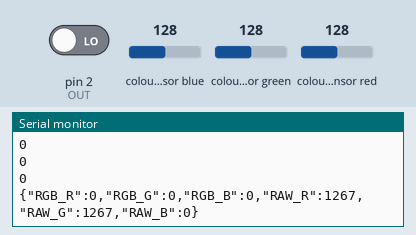
Recording of a sketch running on a simulated Arduino Uno, built with avr-gcc and run on an emulated ATmega328P. On the bench: the last lines printed to the serial monitor. Wiring (inferred from the names in the program): TCS3200 colour sensor: output pin 2; S2 pin 4; S3 pin 3; S0 pin 6; S1 pin 5. The test bench sets the inputs (shaded band); at power-on: colour sensor blue 128, colour sensor green 128, colour sensor red 128, pin 2 (OUT) LOW.

Above: at 1.6 s.
1.7 s: colour sensor blue set to 5
At 1.86 s:
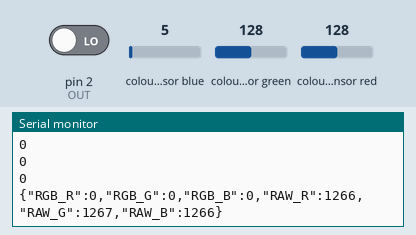
3.2 s: colour sensor green set to 5
At 3.47 s:
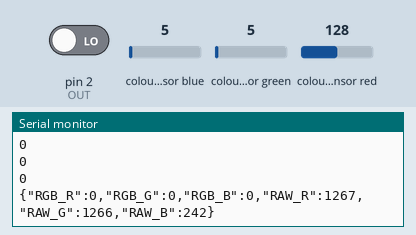
4.7 s: colour sensor red set to 5
At 5.08 s:
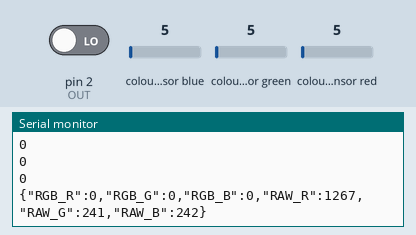
Timing chart, 0 to 7.7 s (numbered marks = the images above; inputs shaded):
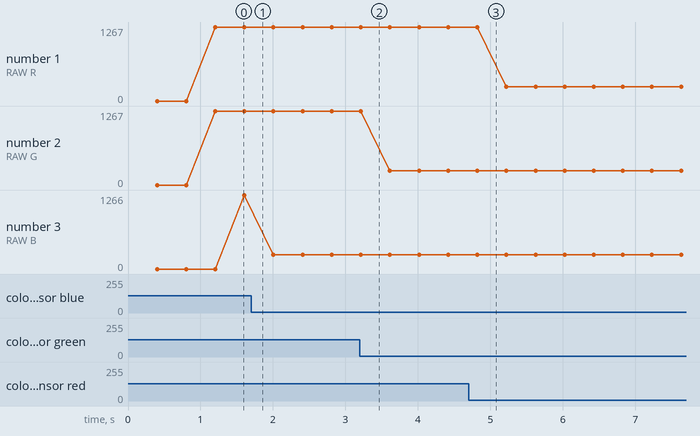

The sketch:

tcs3200_sample.ino
```cpp
//http://smart-prototyping.com/GY-31-TCS230-TCS3200-Color-Sensor-Recognition-Module-for-Arduino.html
//http://www.elecfreaks.com/1666.html
/***************
Arduino UNO                                Color Sensor
Digital 6                 -                     S0
Digital 5                 -                     S1
Digital 4                 -                    S2
Digital 3                 -                     S3
Digital 2                 -                     OUT
VCC                      -                     VCC
GND                      -                    GND*/

#include <TimerOne.h>

#define S0     6   // Please notice the Pin's define
#define S1     5
#define S2     4
#define S3     3
#define OUT    2

int   g_count = 0;    // count the frequecy
int   g_array[3];     // store the RGB value
int   g_flag = 0;     // filter of RGB queue
float g_SF[3];        // save the RGB Scale factor

String jsonString;

// Init TSC230 and setting Frequency.
void TSC_Init()
{
  pinMode(S0, OUTPUT);
  pinMode(S1, OUTPUT);
  pinMode(S2, OUTPUT);
  pinMode(S3, OUTPUT);
  pinMode(OUT, INPUT);

  digitalWrite(S0, LOW);  // OUTPUT FREQUENCY SCALING 2%
  digitalWrite(S1, HIGH);
}

// Select the filter color
void TSC_FilterColor(int Level01, int Level02)
{
  if(Level01 != 0)
    Level01 = HIGH;

  if(Level02 != 0)
    Level02 = HIGH;

  digitalWrite(S2, Level01);
  digitalWrite(S3, Level02);
}

void TSC_Count()
{
  g_count ++ ;
}

void TSC_Callback()
{
  switch(g_flag)
  {
    case 0:
         //Serial.println("->WB Start");
         TSC_WB(LOW, LOW);              //Filter without Red
         break;
    case 1:
         //Serial.print("->Frequency R=");
         //Serial.println(g_count);
         g_array[0] = g_count;
         TSC_WB(HIGH, HIGH);            //Filter without Green
         break;
    case 2:
         //Serial.print("->Frequency G=");
         //Serial.println(g_count);
         g_array[1] = g_count;
         TSC_WB(LOW, HIGH);             //Filter without Blue
         break;

    case 3:
         //Serial.print("->Frequency B=");
         //Serial.println(g_count);
         //Serial.println("->WB End");
         g_array[2] = g_count;
         TSC_WB(HIGH, LOW);             //Clear(no filter)
         break;
   default:
         g_count = 0;
         break;
  }
}

void TSC_WB(int Level0, int Level1)      //White Balance
{
  g_count = 0;
  g_flag ++;
  TSC_FilterColor(Level0, Level1);
  Timer1.setPeriod(100000);             // set 1s period
}

void setup()
{
  TSC_Init();
  Serial.begin(115200);
  Timer1.initialize();             // defaulte is 1s
  Timer1.attachInterrupt(TSC_Callback);
  attachInterrupt(0, TSC_Count, RISING);

  delay(400);

  //for(int i=0; i<3; i++)
    //Serial.println(g_array[i]);

  g_SF[0] = 255.0/ g_array[0];     //R Scale factor
  g_SF[1] = 255.0/ g_array[1] ;    //G Scale factor
  g_SF[2] = 255.0/ g_array[2] ;    //B Scale factor

  //Serial.println(g_SF[0]);
  //Serial.println(g_SF[1]);
  //Serial.println(g_SF[2]);


}

void loop()
{
   g_flag = 0;
   for(int i=0; i<3; i++)
    Serial.println(int(g_array[i] * g_SF[i]));

      Serial.print("{\"RGB_R\":");
      Serial.print(int(g_array[0] * g_SF[0]));
      Serial.print(",\"RGB_G\":");
      Serial.print(int(g_array[1] *  g_SF[1]));
      Serial.print(",\"RGB_B\":");
      Serial.print(int(g_array[2] *  g_SF[2]));
      Serial.print(",\"RAW_R\":");
      Serial.print( g_array[0]);
      Serial.print(",\"RAW_G\":");
      Serial.print( g_array[1]);
      Serial.print(",\"RAW_B\":");
      Serial.print( g_array[2]);
      Serial.println("}");

   delay(400);

}
```

Measured:
- plotted number 3: 1266 → 241 after the input at 1.7 s
